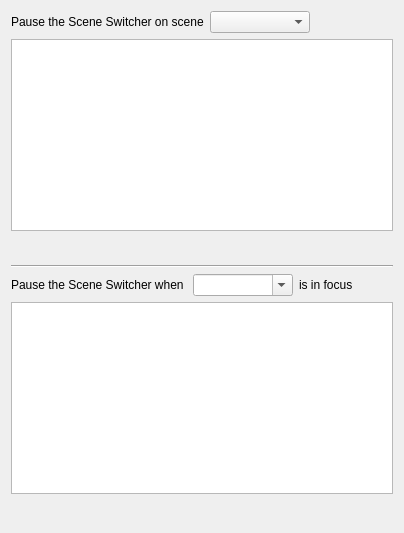
     <widget class="QWidget" name="pauseScenesTab">
      <attribute name="title">
       <string notr="true">Pause</string>
      </attribute>
      <layout class="QVBoxLayout" name="verticalLayout_5">
       <item>
        <layout class="QHBoxLayout" name="horizontalLayout_7">
         <item>
          <widget class="QLabel" name="label_7">
           <property name="text">
            <string>Pause the Scene Switcher on scene</string>
           </property>
          </widget>
         </item>
         <item>
          <widget class="QComboBox" name="pauseScenesScenes">
           <property name="sizePolicy">
            <sizepolicy hsizetype="Maximum" vsizetype="Fixed">
             <horstretch>0</horstretch>
             <verstretch>0</verstretch>
            </sizepolicy>
           </property>
           <property name="minimumSize">
            <size>
             <width>100</width>
             <height>0</height>
            </size>
           </property>
          </widget>
         </item>
         <item>
          <spacer name="horizontalSpacer_5">
           <property name="orientation">
            <enum>Qt::Horizontal</enum>
           </property>
           <property name="sizeHint" stdset="0">
            <size>
             <width>40</width>
             <height>20</height>
            </size>
           </property>
          </spacer>
         </item>
        </layout>
       </item>
       <item>
        <widget class="QListWidget" name="pauseScenes">
         <property name="sizePolicy">
          <sizepolicy hsizetype="Expanding" vsizetype="Expanding">
           <horstretch>0</horstretch>
           <verstretch>0</verstretch>
          </sizepolicy>
         </property>
         <property name="sortingEnabled">
          <bool>true</bool>
         </property>
        </widget>
       </item>
       <item>
        <layout class="QHBoxLayout" name="horizontalLayout_6">
         <property name="spacing">
          <number>4</number>
         </property>
         <item>
          <widget class="QPushButton" name="pauseScenesAdd">
           <property name="maximumSize">
            <size>
             <width>22</width>
             <height>22</height>
            </size>
           </property>
           <property name="flat">
            <bool>true</bool>
           </property>
           <property name="themeID" stdset="0">
            <string notr="true">addIconSmall</string>
           </property>
          </widget>
         </item>
         <item>
          <widget class="QPushButton" name="pauseScenesRemove">
           <property name="maximumSize">
            <size>
             <width>22</width>
             <height>22</height>
            </size>
           </property>
           <property name="flat">
            <bool>true</bool>
           </property>
           <property name="themeID" stdset="0">
            <string notr="true">removeIconSmall</string>
           </property>
          </widget>
         </item>
         <item>
          <spacer name="horizontalSpacer_4">
           <property name="orientation">
            <enum>Qt::Horizontal</enum>
           </property>
           <property name="sizeHint" stdset="0">
            <size>
             <width>40</width>
             <height>20</height>
            </size>
           </property>
          </spacer>
         </item>
        </layout>
       </item>
       <item>
        <widget class="Line" name="line_4">
         <property name="orientation">
          <enum>Qt::Horizontal</enum>
         </property>
        </widget>
       </item>
       <item>
        <layout class="QHBoxLayout" name="horizontalLayout_34">
         <item>
          <widget class="QLabel" name="label_37">
           <property name="text">
            <string>Pause the Scene Switcher when </string>
           </property>
          </widget>
         </item>
         <item>
          <widget class="QComboBox" name="pauseWindowsWindows">
           <property name="sizePolicy">
            <sizepolicy hsizetype="Maximum" vsizetype="Fixed">
             <horstretch>0</horstretch>
             <verstretch>0</verstretch>
            </sizepolicy>
           </property>
           <property name="minimumSize">
            <size>
             <width>100</width>
             <height>0</height>
            </size>
           </property>
           <property name="editable">
            <bool>true</bool>
           </property>
          </widget>
         </item>
         <item>
          <widget class="QLabel" name="label_38">
           <property name="text">
            <string>is in focus</string>
           </property>
          </widget>
         </item>
         <item>
          <spacer name="horizontalSpacer_33">
           <property name="orientation">
            <enum>Qt::Horizontal</enum>
           </property>
           <property name="sizeHint" stdset="0">
            <size>
             <width>40</width>
             <height>20</height>
            </size>
           </property>
          </spacer>
         </item>
        </layout>
       </item>
       <item>
        <widget class="QListWidget" name="pauseWindows">
         <property name="sizePolicy">
          <sizepolicy hsizetype="Expanding" vsizetype="Expanding">
           <horstretch>0</horstretch>
           <verstretch>0</verstretch>
          </sizepolicy>
         </property>
         <property name="sortingEnabled">
          <bool>true</bool>
         </property>
        </widget>
       </item>
       <item>
        <layout class="QHBoxLayout" name="horizontalLayout_21">
         <item>
          <widget class="QPushButton" name="pauseWindowsAdd">
           <property name="maximumSize">
            <size>
             <width>22</width>
             <height>22</height>
            </size>
           </property>
           <property name="flat">
            <bool>true</bool>
           </property>
           <property name="themeID" stdset="0">
            <string notr="true">addIconSmall</string>
           </property>
          </widget>
         </item>
         <item>
          <widget class="QPushButton" name="pauseWindowsRemove">
           <property name="maximumSize">
            <size>
             <width>22</width>
             <height>22</height>
            </size>
           </property>
           <property name="flat">
            <bool>true</bool>
           </property>
           <property name="themeID" stdset="0">
            <string notr="true">removeIconSmall</string>
           </property>
          </widget>
         </item>
         <item>
          <spacer name="horizontalSpacer_32">
           <property name="orientation">
            <enum>Qt::Horizontal</enum>
           </property>
           <property name="sizeHint" stdset="0">
            <size>
             <width>40</width>
             <height>20</height>
            </size>
           </property>
          </spacer>
         </item>
        </layout>
       </item>
      </layout>
     </widget>
